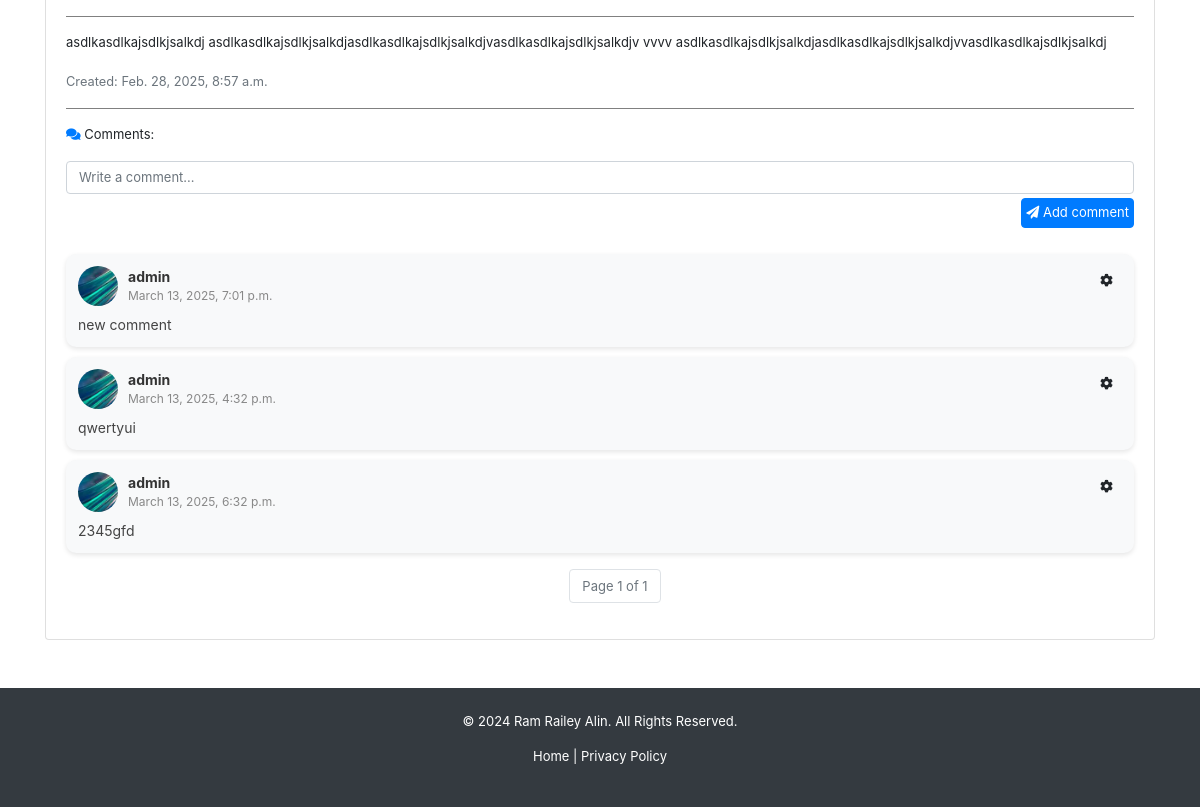
/announcements/5/ (signed in, lower part), run on an earlier commit of the app's database.
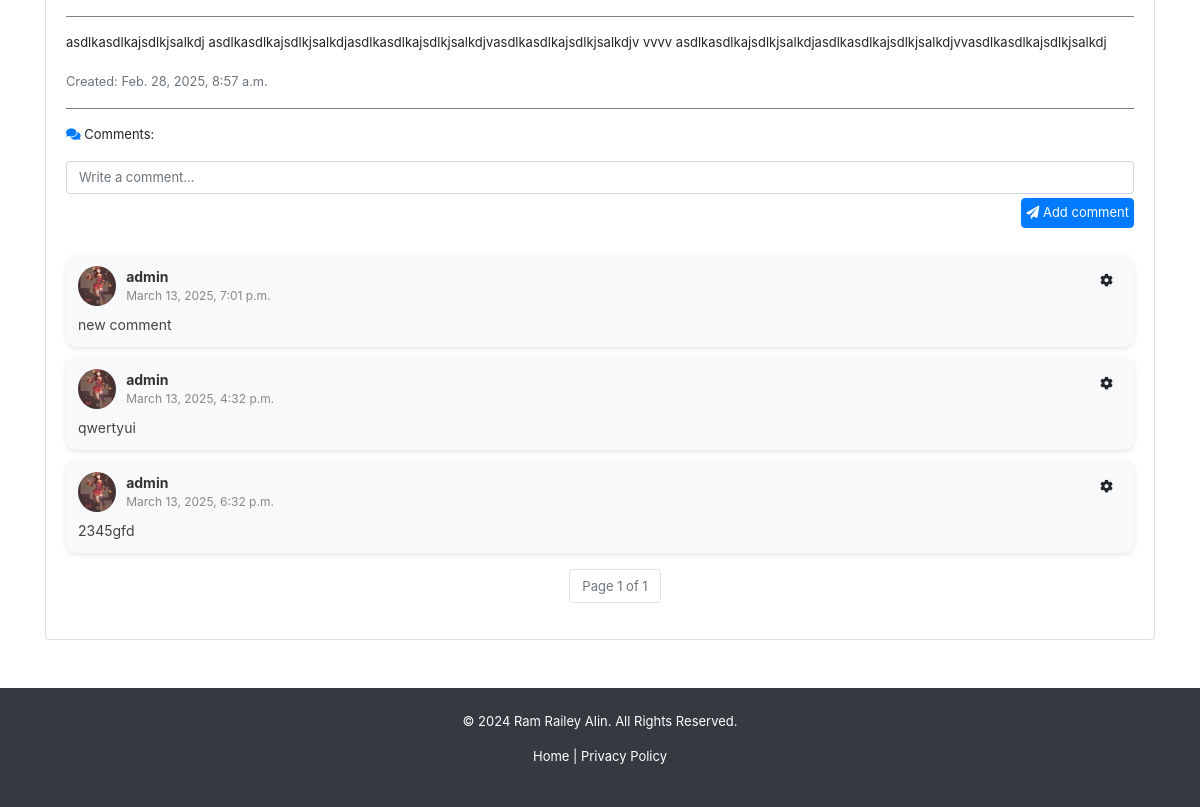
And on a later commit of the database.
### backend/models.py (models this page shows, shortened)
class AnnouncementComment(models.Model):
    comment = models.TextField(blank=True, null=True)
    date = models.DateTimeField(auto_now_add=True)
    updated_at = models.DateTimeField(auto_now=True)
    announcement = models.ForeignKey(Announcement, on_delete=models.CASCADE)
    user = models.ForeignKey(User, on_delete=models.CASCADE)

class Registration(models.Model):
    idno = models.IntegerField(primary_key=True)
    lastname = models.CharField(max_length=80, null=True, blank=True)
    firstname = models.CharField(max_length=80, null=True, blank=True)
    middlename = models.CharField(max_length=80, null=True, blank=True)
    course = models.CharField(max_length=80, choices=COURSE_CHOICES, null=True, blank=True)
    level = models.IntegerField(null=True, choices=LEVEL_CHOICES, blank=True)
    email = models.EmailField(max_length=80, null=True, blank=True)
    address = models.CharField(max_length=255, null=True, blank=True)
    sessions = models.IntegerField(default=30, null=True, blank=True)
    profilepicture_og = models.ImageField(upload_to="profiles/", default="profiles/default.jpg", blank=True, null=True)
    profilepicture_lg = models.ImageField(upload_to="profiles/", default="profiles/default_lg.jpg", blank=True, null=True)
    profilepicture_md = models.ImageField(upload_to="profiles/", default="profiles/default_md.jpg", blank=True, null=True)
    profilepicture_sm = models.ImageField(upload_to="profiles/", default="profiles/default_sm.jpg", blank=True, null=True)
    profiledescription = models.TextField(blank=True, null=True)
    username = models.OneToOneField(User, on_delete=models.CASCADE)

### backend/views.py (the view)
# urls.py: path('announcements/<int:announcement_id>/', views.announcement, name='user-announcement'),
@login_required
def announcement(request, announcement_id):
    if request.user.is_authenticated:
        announcement = get_object_or_404(Announcement, pk=announcement_id)
        comments = AnnouncementComment.objects.filter(announcement=announcement).order_by('-updated_at')
        paginator = Paginator(comments, 30)
        page_number = request.GET.get('page')
        page_obj = paginator.get_page(page_number)
        return render(request, 'backend/pages/announcement.html', context={ 'announcement': announcement, 'announcementcomments': page_obj })
    return redirect('/')

### backend/templates/backend/pages/announcement.html (shortened to what this page needs)
{% extends 'backend/base.html' %}
{% load static %}
{% block content %}
<div class="container mt-5">
    <div id="announcement-body" class="card mt-4 rounded-box">
        <div class="card-body">
            {% if announcement.image %}
            <hr>
            {% endif %}
            <p>{{ announcement.content }}</p>
            <small class="text-muted">Created: {{ announcement.date }}</small>
            <hr>
            <p>
                <i class="fas fa-comments text-primary"></i> Comments:</p>
            <form id="comment-form">
                <div class="form-group">
                    <textarea class="form-control" placeholder="Write a comment..."
                        oninput="this.style.height = ''; this.style.height = this.scrollHeight + 'px'" rows="1"
                        style="resize: none;" required></textarea>
                    <button type="button"
                        onclick="PostComment(this.parentElement.parentElement, '{{ announcement.id }}','{{ csrf_token }}')"
                        class="btn p-1 mt-1 btn-primary float-right"><i class="fas fa-paper-plane"></i> Add comment</button>
                </div>
            </form>
        {% if announcementcomments %}
            {% for comment in announcementcomments %}
            <div class="comment-card w-full">
                <div class="comment-header d-flex align-items-center">
                    <img src="{{ comment.user.registration.profilepicture_sm.url }}" alt="comment profile pic"
                        class="comment-pic">
                    <div class="d-flex justify-content-between w-100">
                        <div class="comment-user-info flex-grow-1">
                            <strong>{{ comment.user.username }}</strong>
                            <span class="comment-date">{{ comment.date }}</span>
                        </div>
                        <div class="dropdown ms-auto">
                            <button class="btn btn-light btn-sm" type="button" id="dropdownMenuButton"
                                data-toggle="dropdown" aria-haspopup="true" aria-expanded="false">
                                <i class="fas fa-cog"></i>
                            </button>
                        </div>
                    </div>
                </div>
                <div id="comment-text-{{ comment.id }}" class="comment-body">
                    <p>{% if comment.comment %}{{ comment.comment }}{% else %}N\A{% endif %}</p>
                </div>
            </div>
            {% endfor %}
        {% else %}
            <p class="text-muted"><i class="fas fa-info-circle"></i> No comments yet.</p>
        {% endif %}
            <div class="pagination mt-3 d-flex flex-column justify-content-center">
                <nav aria-label="Comment pagination">
                    <ul class="pagination justify-content-center">
                        <li class="page-item disabled">
                            <span class="page-link">Page {{ announcementcomments.number }} of {{ announcementcomments.paginator.num_pages }}</span>
                        </li>
                    </ul>
                </nav>
            </div>
        </div>
    </div>
</div>
{% endblock content %}

What changed in the data, as far as the page shows it:
changed through a linked row, AnnouncementComment "new comment": user.registration.profilepicture_sm: a different picture
changed through a linked row, AnnouncementComment "qwertyui": user.registration.profilepicture_sm: a different picture
changed through a linked row, AnnouncementComment "2345gfd": user.registration.profilepicture_sm: a different picture
